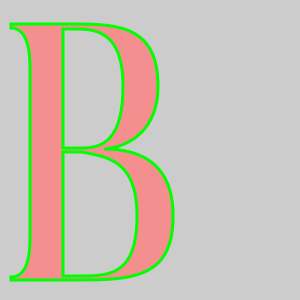

Julia code for this plot:
# Pkg.clone("https://github.com/wookay/GlyphSheets.jl.git")
using GlyphSheets
import GlyphSheets.DSL: Move, Line, Cubic, Conic

library = create_library()
typeface = create_typeface(library, "Butler_Regular.otf")

glyph = create_glyph(typeface, 'B', 10pt)
outlines = outline_decompose(glyph)

close_typeface(typeface)
close_library(library)


using Cairo
using ColorTypes

c = CairoRGBSurface(600, 800)
cr = CairoContext(c)

save(cr)
set_source_rgb(cr,0.8,0.8,0.8)
rectangle(cr,0,0,600,800)
fill(cr)
restore(cr)

translate(cr, 0, 730)
scale(cr, 1, -1)

for op in outlines
    if op isa Move
        move_to(cr, op.to...)
    elseif op isa Line
        line_to(cr, op.to...)
    elseif op isa Conic
        curve_to(cr, op.control..., op.to..., op.to...)
    elseif op isa Cubic
        curve_to(cr, op.control1..., op.control2..., op.to...)
    end
end

close_path(cr)
set_line_width(cr, 3)

set_source_rgba(cr, 1, 0.5, 0.5, 0.8)
fill_preserve(cr)
set_source_rgba(cr, 0, 1, 0, 1)
stroke(cr)

write_to_png(c,"cairo.png")
